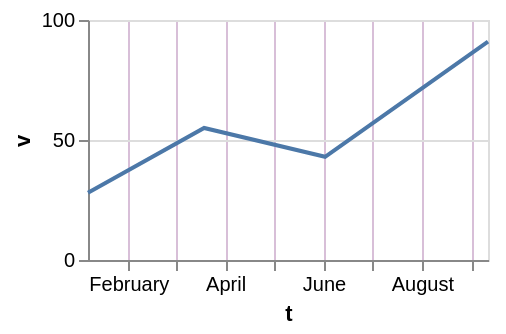

Describe this chart as a Vega-Lite specification.
### Vega-Lite specification from a JSON file in a GitHub repository (floating-point values rounded to 4 significant figures)
{"$schema": "https://vega.github.io/schema/vega-lite/v6.json", "width": 200, "height": 120, "data": {"values": [{"c": "alpha", "v": 28, "w": 3, "t": "2024-01-07"}, {"c": "beta", "v": 55, "w": 7, "t": "2024-03-19"}, {"c": "gamma", "v": 43, "w": 5, "t": "2024-06-02"}, {"c": "delta", "v": 91, "w": 9, "t": "2024-09-11"}]}, "mark": "line", "encoding": {"x": {"field": "t", "type": "temporal", "axis": {"gridColor": "thistle"}}, "y": {"field": "v", "type": "quantitative"}}}
